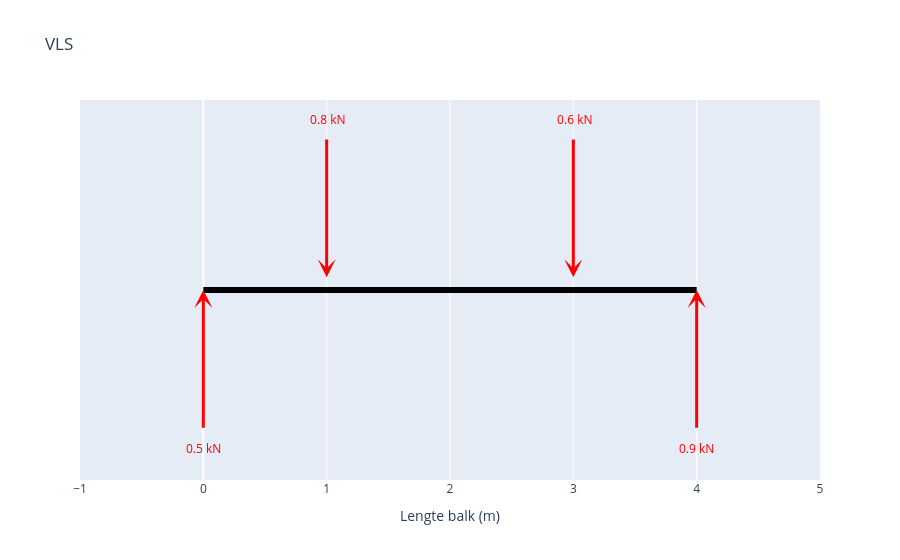

Notebook code cell kept with this figure:
### Markdown cell above
## Vrij-Lichaam-Schema

### Code cell
fig_vls = maak_vls_plotly()
fig_vls.show()

### Figure 1 — Plotly figure (JSON) as saved in the notebook; plotly's stock layout.template omitted (floating-point values rounded to 4 significant figures)
{"data": [{"hoverinfo": "skip", "line": {"color": "black", "width": 6}, "mode": "lines", "type": "scatter", "x": [0, 4], "y": [0, 0]}], "layout": {"annotations": [{"arrowcolor": "red", "arrowhead": 3, "arrowsize": 1, "arrowwidth": 3, "ax": 1, "axref": "x", "ay": 1.2, "ayref": "y", "showarrow": true, "text": "", "x": 1, "xref": "x", "y": 0.1, "yref": "y"}, {"font": {"color": "red"}, "showarrow": false, "text": " 0.8 kN", "x": 1, "y": 1.35}, {"arrowcolor": "red", "arrowhead": 3, "arrowsize": 1, "arrowwidth": 3, "ax": 3, "axref": "x", "ay": 1.2, "ayref": "y", "showarrow": true, "text": "", "x": 3, "xref": "x", "y": 0.1, "yref": "y"}, {"font": {"color": "red"}, "showarrow": false, "text": " 0.6 kN", "x": 3, "y": 1.35}, {"arrowcolor": "red", "arrowhead": 3, "arrowsize": 1, "arrowwidth": 3, "ax": 0, "axref": "x", "ay": -1.1, "ayref": "y", "showarrow": true, "text": "", "x": 0, "xref": "x", "y": 0, "yref": "y"}, {"font": {"color": "red"}, "showarrow": false, "text": "0.5 kN", "x": 0, "y": -1.25}, {"arrowcolor": "red", "arrowhead": 3, "arrowsize": 1, "arrowwidth": 3, "ax": 4, "axref": "x", "ay": -1.1, "ayref": "y", "showarrow": true, "text": "", "x": 4, "xref": "x", "y": 0, "yref": "y"}, {"font": {"color": "red"}, "showarrow": false, "text": "0.9 kN", "x": 4, "y": -1.25}], "autosize": true, "showlegend": false, "title": {"text": "VLS"}, "xaxis": {"autorange": false, "dtick": 1, "range": [-1, 5], "title": {"text": "Lengte balk (m)"}, "type": "linear"}, "yaxis": {"autorange": false, "range": [-1.5, 1.5], "showgrid": false, "showticklabels": false, "title": {}, "type": "linear", "zeroline": false}}}
